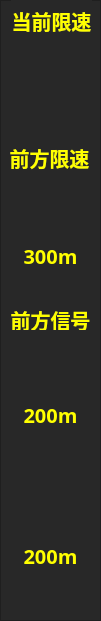
   <widget class="QFrame" name="frame_2">
    <property name="geometry">
     <rect>
      <x>480</x>
      <y>80</y>
      <width>101</width>
      <height>621</height>
     </rect>
    </property>
    <property name="styleSheet">
     <string notr="true">background-color: rgb(40,40,40);</string>
    </property>
    <property name="frameShape">
     <enum>QFrame::StyledPanel</enum>
    </property>
    <property name="frameShadow">
     <enum>QFrame::Raised</enum>
    </property>
    <widget class="QLabel" name="lbl_nextpsrdis">
     <property name="geometry">
      <rect>
       <x>20</x>
       <y>240</y>
       <width>61</width>
       <height>31</height>
      </rect>
     </property>
     <property name="palette">
      <palette>
       <active>
        <colorrole role="WindowText">
         <brush brushstyle="SolidPattern">
          <color alpha="255">
           <red>255</red>
           <green>255</green>
           <blue>0</blue>
          </color>
         </brush>
        </colorrole>
        <colorrole role="Button">
         <brush brushstyle="SolidPattern">
          <color alpha="255">
           <red>40</red>
           <green>40</green>
           <blue>40</blue>
          </color>
         </brush>
        </colorrole>
        <colorrole role="Text">
         <brush brushstyle="SolidPattern">
          <color alpha="255">
           <red>255</red>
           <green>255</green>
           <blue>0</blue>
          </color>
         </brush>
        </colorrole>
        <colorrole role="ButtonText">
         <brush brushstyle="SolidPattern">
          <color alpha="255">
           <red>255</red>
           <green>255</green>
           <blue>0</blue>
          </color>
         </brush>
        </colorrole>
        <colorrole role="Base">
         <brush brushstyle="SolidPattern">
          <color alpha="255">
           <red>40</red>
           <green>40</green>
           <blue>40</blue>
          </color>
         </brush>
        </colorrole>
        <colorrole role="Window">
         <brush brushstyle="SolidPattern">
          <color alpha="255">
           <red>40</red>
           <green>40</green>
           <blue>40</blue>
          </color>
         </brush>
        </colorrole>
       </active>
       <inactive>
        <colorrole role="WindowText">
         <brush brushstyle="SolidPattern">
          <color alpha="255">
           <red>255</red>
           <green>255</green>
           <blue>0</blue>
          </color>
         </brush>
        </colorrole>
        <colorrole role="Button">
         <brush brushstyle="SolidPattern">
          <color alpha="255">
           <red>40</red>
           <green>40</green>
           <blue>40</blue>
          </color>
         </brush>
        </colorrole>
        <colorrole role="Text">
         <brush brushstyle="SolidPattern">
          <color alpha="255">
           <red>255</red>
           <green>255</green>
           <blue>0</blue>
          </color>
         </brush>
        </colorrole>
        <colorrole role="ButtonText">
         <brush brushstyle="SolidPattern">
          <color alpha="255">
           <red>255</red>
           <green>255</green>
           <blue>0</blue>
          </color>
         </brush>
        </colorrole>
        <colorrole role="Base">
         <brush brushstyle="SolidPattern">
          <color alpha="255">
           <red>40</red>
           <green>40</green>
           <blue>40</blue>
          </color>
         </brush>
        </colorrole>
        <colorrole role="Window">
         <brush brushstyle="SolidPattern">
          <color alpha="255">
           <red>40</red>
           <green>40</green>
           <blue>40</blue>
          </color>
         </brush>
        </colorrole>
       </inactive>
       <disabled>
        <colorrole role="WindowText">
         <brush brushstyle="SolidPattern">
          <color alpha="255">
           <red>255</red>
           <green>255</green>
           <blue>0</blue>
          </color>
         </brush>
        </colorrole>
        <colorrole role="Button">
         <brush brushstyle="SolidPattern">
          <color alpha="255">
           <red>40</red>
           <green>40</green>
           <blue>40</blue>
          </color>
         </brush>
        </colorrole>
        <colorrole role="Text">
         <brush brushstyle="SolidPattern">
          <color alpha="255">
           <red>255</red>
           <green>255</green>
           <blue>0</blue>
          </color>
         </brush>
        </colorrole>
        <colorrole role="ButtonText">
         <brush brushstyle="SolidPattern">
          <color alpha="255">
           <red>255</red>
           <green>255</green>
           <blue>0</blue>
          </color>
         </brush>
        </colorrole>
        <colorrole role="Base">
         <brush brushstyle="SolidPattern">
          <color alpha="255">
           <red>40</red>
           <green>40</green>
           <blue>40</blue>
          </color>
         </brush>
        </colorrole>
        <colorrole role="Window">
         <brush brushstyle="SolidPattern">
          <color alpha="255">
           <red>40</red>
           <green>40</green>
           <blue>40</blue>
          </color>
         </brush>
        </colorrole>
       </disabled>
      </palette>
     </property>
     <property name="font">
      <font>
       <family>微软雅黑</family>
       <pointsize>15</pointsize>
       <weight>75</weight>
       <bold>true</bold>
       <underline>false</underline>
      </font>
     </property>
     <property name="styleSheet">
      <string notr="true">color: rgb(255, 255, 0);</string>
     </property>
     <property name="text">
      <string>300m</string>
     </property>
     <property name="textFormat">
      <enum>Qt::AutoText</enum>
     </property>
     <property name="scaledContents">
      <bool>true</bool>
     </property>
     <property name="alignment">
      <set>Qt::AlignCenter</set>
     </property>
     <property name="wordWrap">
      <bool>true</bool>
     </property>
    </widget>
    <widget class="QLabel" name="lbl_nextpsrname">
     <property name="geometry">
      <rect>
       <x>9</x>
       <y>137</y>
       <width>81</width>
       <height>41</height>
      </rect>
     </property>
     <property name="palette">
      <palette>
       <active>
        <colorrole role="WindowText">
         <brush brushstyle="SolidPattern">
          <color alpha="255">
           <red>255</red>
           <green>255</green>
           <blue>0</blue>
          </color>
         </brush>
        </colorrole>
        <colorrole role="Button">
         <brush brushstyle="SolidPattern">
          <color alpha="255">
           <red>40</red>
           <green>40</green>
           <blue>40</blue>
          </color>
         </brush>
        </colorrole>
        <colorrole role="Text">
         <brush brushstyle="SolidPattern">
          <color alpha="255">
           <red>255</red>
           <green>255</green>
           <blue>0</blue>
          </color>
         </brush>
        </colorrole>
        <colorrole role="ButtonText">
         <brush brushstyle="SolidPattern">
          <color alpha="255">
           <red>255</red>
           <green>255</green>
           <blue>0</blue>
          </color>
         </brush>
        </colorrole>
        <colorrole role="Base">
         <brush brushstyle="SolidPattern">
          <color alpha="255">
           <red>40</red>
           <green>40</green>
           <blue>40</blue>
          </color>
         </brush>
        </colorrole>
        <colorrole role="Window">
         <brush brushstyle="SolidPattern">
          <color alpha="255">
           <red>40</red>
           <green>40</green>
           <blue>40</blue>
          </color>
         </brush>
        </colorrole>
       </active>
       <inactive>
        <colorrole role="WindowText">
         <brush brushstyle="SolidPattern">
          <color alpha="255">
           <red>255</red>
           <green>255</green>
           <blue>0</blue>
          </color>
         </brush>
        </colorrole>
        <colorrole role="Button">
         <brush brushstyle="SolidPattern">
          <color alpha="255">
           <red>40</red>
           <green>40</green>
           <blue>40</blue>
          </color>
         </brush>
        </colorrole>
        <colorrole role="Text">
         <brush brushstyle="SolidPattern">
          <color alpha="255">
           <red>255</red>
           <green>255</green>
           <blue>0</blue>
          </color>
         </brush>
        </colorrole>
        <colorrole role="ButtonText">
         <brush brushstyle="SolidPattern">
          <color alpha="255">
           <red>255</red>
           <green>255</green>
           <blue>0</blue>
          </color>
         </brush>
        </colorrole>
        <colorrole role="Base">
         <brush brushstyle="SolidPattern">
          <color alpha="255">
           <red>40</red>
           <green>40</green>
           <blue>40</blue>
          </color>
         </brush>
        </colorrole>
        <colorrole role="Window">
         <brush brushstyle="SolidPattern">
          <color alpha="255">
           <red>40</red>
           <green>40</green>
           <blue>40</blue>
          </color>
         </brush>
        </colorrole>
       </inactive>
       <disabled>
        <colorrole role="WindowText">
         <brush brushstyle="SolidPattern">
          <color alpha="255">
           <red>255</red>
           <green>255</green>
           <blue>0</blue>
          </color>
         </brush>
        </colorrole>
        <colorrole role="Button">
         <brush brushstyle="SolidPattern">
          <color alpha="255">
           <red>40</red>
           <green>40</green>
           <blue>40</blue>
          </color>
         </brush>
        </colorrole>
        <colorrole role="Text">
         <brush brushstyle="SolidPattern">
          <color alpha="255">
           <red>255</red>
           <green>255</green>
           <blue>0</blue>
          </color>
         </brush>
        </colorrole>
        <colorrole role="ButtonText">
         <brush brushstyle="SolidPattern">
          <color alpha="255">
           <red>255</red>
           <green>255</green>
           <blue>0</blue>
          </color>
         </brush>
        </colorrole>
        <colorrole role="Base">
         <brush brushstyle="SolidPattern">
          <color alpha="255">
           <red>40</red>
           <green>40</green>
           <blue>40</blue>
          </color>
         </brush>
        </colorrole>
        <colorrole role="Window">
         <brush brushstyle="SolidPattern">
          <color alpha="255">
           <red>40</red>
           <green>40</green>
           <blue>40</blue>
          </color>
         </brush>
        </colorrole>
       </disabled>
      </palette>
     </property>
     <property name="font">
      <font>
       <family>微软雅黑</family>
       <pointsize>15</pointsize>
       <weight>75</weight>
       <bold>true</bold>
       <underline>false</underline>
      </font>
     </property>
     <property name="styleSheet">
      <string notr="true">color: rgb(255, 255, 0);</string>
     </property>
     <property name="text">
      <string>前方限速</string>
     </property>
     <property name="textFormat">
      <enum>Qt::AutoText</enum>
     </property>
     <property name="scaledContents">
      <bool>true</bool>
     </property>
     <property name="alignment">
      <set>Qt::AlignCenter</set>
     </property>
     <property name="wordWrap">
      <bool>true</bool>
     </property>
    </widget>
    <widget class="QLabel" name="lbl_servicemode_5">
     <property name="geometry">
      <rect>
       <x>11</x>
       <y>0</y>
       <width>81</width>
       <height>41</height>
      </rect>
     </property>
     <property name="palette">
      <palette>
       <active>
        <colorrole role="WindowText">
         <brush brushstyle="SolidPattern">
          <color alpha="255">
           <red>255</red>
           <green>255</green>
           <blue>0</blue>
          </color>
         </brush>
        </colorrole>
        <colorrole role="Button">
         <brush brushstyle="SolidPattern">
          <color alpha="255">
           <red>40</red>
           <green>40</green>
           <blue>40</blue>
          </color>
         </brush>
        </colorrole>
        <colorrole role="Text">
         <brush brushstyle="SolidPattern">
          <color alpha="255">
           <red>255</red>
           <green>255</green>
           <blue>0</blue>
          </color>
         </brush>
        </colorrole>
        <colorrole role="ButtonText">
         <brush brushstyle="SolidPattern">
          <color alpha="255">
           <red>255</red>
           <green>255</green>
           <blue>0</blue>
          </color>
         </brush>
        </colorrole>
        <colorrole role="Base">
         <brush brushstyle="SolidPattern">
          <color alpha="255">
           <red>40</red>
           <green>40</green>
           <blue>40</blue>
          </color>
         </brush>
        </colorrole>
        <colorrole role="Window">
         <brush brushstyle="SolidPattern">
          <color alpha="255">
           <red>40</red>
           <green>40</green>
           <blue>40</blue>
          </color>
         </brush>
        </colorrole>
       </active>
       <inactive>
        <colorrole role="WindowText">
         <brush brushstyle="SolidPattern">
          <color alpha="255">
           <red>255</red>
           <green>255</green>
           <blue>0</blue>
          </color>
         </brush>
        </colorrole>
        <colorrole role="Button">
         <brush brushstyle="SolidPattern">
          <color alpha="255">
           <red>40</red>
           <green>40</green>
           <blue>40</blue>
          </color>
         </brush>
        </colorrole>
        <colorrole role="Text">
         <brush brushstyle="SolidPattern">
          <color alpha="255">
           <red>255</red>
           <green>255</green>
           <blue>0</blue>
          </color>
         </brush>
        </colorrole>
        <colorrole role="ButtonText">
         <brush brushstyle="SolidPattern">
          <color alpha="255">
           <red>255</red>
           <green>255</green>
           <blue>0</blue>
          </color>
         </brush>
        </colorrole>
        <colorrole role="Base">
         <brush brushstyle="SolidPattern">
          <color alpha="255">
           <red>40</red>
           <green>40</green>
           <blue>40</blue>
          </color>
         </brush>
        </colorrole>
        <colorrole role="Window">
         <brush brushstyle="SolidPattern">
          <color alpha="255">
           <red>40</red>
           <green>40</green>
           <blue>40</blue>
          </color>
         </brush>
        </colorrole>
       </inactive>
       <disabled>
        <colorrole role="WindowText">
         <brush brushstyle="SolidPattern">
          <color alpha="255">
           <red>255</red>
           <green>255</green>
           <blue>0</blue>
          </color>
         </brush>
        </colorrole>
        <colorrole role="Button">
         <brush brushstyle="SolidPattern">
          <color alpha="255">
           <red>40</red>
           <green>40</green>
           <blue>40</blue>
          </color>
         </brush>
        </colorrole>
        <colorrole role="Text">
         <brush brushstyle="SolidPattern">
          <color alpha="255">
           <red>255</red>
           <green>255</green>
           <blue>0</blue>
          </color>
         </brush>
        </colorrole>
        <colorrole role="ButtonText">
         <brush brushstyle="SolidPattern">
          <color alpha="255">
           <red>255</red>
           <green>255</green>
           <blue>0</blue>
          </color>
         </brush>
        </colorrole>
        <colorrole role="Base">
         <brush brushstyle="SolidPattern">
          <color alpha="255">
           <red>40</red>
           <green>40</green>
           <blue>40</blue>
          </color>
         </brush>
        </colorrole>
        <colorrole role="Window">
         <brush brushstyle="SolidPattern">
          <color alpha="255">
           <red>40</red>
           <green>40</green>
           <blue>40</blue>
          </color>
         </brush>
        </colorrole>
       </disabled>
      </palette>
     </property>
     <property name="font">
      <font>
       <family>微软雅黑</family>
       <pointsize>15</pointsize>
       <weight>75</weight>
       <bold>true</bold>
       <underline>false</underline>
      </font>
     </property>
     <property name="styleSheet">
      <string notr="true">color: rgb(255, 255, 0);</string>
     </property>
     <property name="text">
      <string>当前限速</string>
     </property>
     <property name="textFormat">
      <enum>Qt::AutoText</enum>
     </property>
     <property name="scaledContents">
      <bool>true</bool>
     </property>
     <property name="alignment">
      <set>Qt::AlignCenter</set>
     </property>
     <property name="wordWrap">
      <bool>true</bool>
     </property>
    </widget>
    <widget class="QLabel" name="lbl_RRdistance">
     <property name="geometry">
      <rect>
       <x>20</x>
       <y>540</y>
       <width>61</width>
       <height>31</height>
      </rect>
     </property>
     <property name="palette">
      <palette>
       <active>
        <colorrole role="WindowText">
         <brush brushstyle="SolidPattern">
          <color alpha="255">
           <red>255</red>
           <green>255</green>
           <blue>0</blue>
          </color>
         </brush>
        </colorrole>
        <colorrole role="Button">
         <brush brushstyle="SolidPattern">
          <color alpha="255">
           <red>64</red>
           <green>64</green>
           <blue>64</blue>
          </color>
         </brush>
        </colorrole>
        <colorrole role="Text">
         <brush brushstyle="SolidPattern">
          <color alpha="255">
           <red>255</red>
           <green>255</green>
           <blue>0</blue>
          </color>
         </brush>
        </colorrole>
        <colorrole role="ButtonText">
         <brush brushstyle="SolidPattern">
          <color alpha="255">
           <red>255</red>
           <green>255</green>
           <blue>0</blue>
          </color>
         </brush>
        </colorrole>
        <colorrole role="Base">
         <brush brushstyle="SolidPattern">
          <color alpha="255">
           <red>64</red>
           <green>64</green>
           <blue>64</blue>
          </color>
         </brush>
        </colorrole>
        <colorrole role="Window">
         <brush brushstyle="SolidPattern">
          <color alpha="255">
           <red>64</red>
           <green>64</green>
           <blue>64</blue>
          </color>
         </brush>
        </colorrole>
       </active>
       <inactive>
        <colorrole role="WindowText">
         <brush brushstyle="SolidPattern">
          <color alpha="255">
           <red>255</red>
           <green>255</green>
           <blue>0</blue>
          </color>
         </brush>
        </colorrole>
        <colorrole role="Button">
         <brush brushstyle="SolidPattern">
          <color alpha="255">
           <red>64</red>
           <green>64</green>
           <blue>64</blue>
          </color>
         </brush>
        </colorrole>
        <colorrole role="Text">
         <brush brushstyle="SolidPattern">
          <color alpha="255">
           <red>255</red>
           <green>255</green>
           <blue>0</blue>
          </color>
         </brush>
        </colorrole>
        <colorrole role="ButtonText">
         <brush brushstyle="SolidPattern">
          <color alpha="255">
           <red>255</red>
           <green>255</green>
           <blue>0</blue>
          </color>
         </brush>
        </colorrole>
        <colorrole role="Base">
         <brush brushstyle="SolidPattern">
          <color alpha="255">
           <red>64</red>
           <green>64</green>
           <blue>64</blue>
          </color>
         </brush>
        </colorrole>
        <colorrole role="Window">
         <brush brushstyle="SolidPattern">
          <color alpha="255">
           <red>64</red>
           <green>64</green>
           <blue>64</blue>
          </color>
         </brush>
        </colorrole>
       </inactive>
       <disabled>
        <colorrole role="WindowText">
         <brush brushstyle="SolidPattern">
          <color alpha="255">
           <red>255</red>
           <green>255</green>
           <blue>0</blue>
          </color>
         </brush>
        </colorrole>
        <colorrole role="Button">
         <brush brushstyle="SolidPattern">
          <color alpha="255">
           <red>64</red>
           <green>64</green>
           <blue>64</blue>
          </color>
         </brush>
        </colorrole>
        <colorrole role="Text">
         <brush brushstyle="SolidPattern">
          <color alpha="255">
           <red>255</red>
           <green>255</green>
           <blue>0</blue>
          </color>
         </brush>
        </colorrole>
        <colorrole role="ButtonText">
         <brush brushstyle="SolidPattern">
          <color alpha="255">
           <red>255</red>
           <green>255</green>
           <blue>0</blue>
          </color>
         </brush>
        </colorrole>
        <colorrole role="Base">
         <brush brushstyle="SolidPattern">
          <color alpha="255">
           <red>64</red>
           <green>64</green>
           <blue>64</blue>
          </color>
         </brush>
        </colorrole>
        <colorrole role="Window">
         <brush brushstyle="SolidPattern">
          <color alpha="255">
           <red>64</red>
           <green>64</green>
           <blue>64</blue>
          </color>
         </brush>
        </colorrole>
       </disabled>
      </palette>
     </property>
     <property name="font">
      <font>
       <family>微软雅黑</family>
       <pointsize>15</pointsize>
       <weight>75</weight>
       <bold>true</bold>
       <underline>false</underline>
      </font>
     </property>
     <property name="styleSheet">
      <string notr="true">
background-color: rgb(255, 255, 255，0);</string>
     </property>
     <property name="text">
      <string>200m</string>
     </property>
     <property name="textFormat">
      <enum>Qt::AutoText</enum>
     </property>
     <property name="scaledContents">
      <bool>true</bool>
     </property>
     <property name="alignment">
      <set>Qt::AlignCenter</set>
     </property>
     <property name="wordWrap">
      <bool>true</bool>
     </property>
    </widget>
    <widget class="QLabel" name="lbl_signaldistance">
     <property name="geometry">
      <rect>
       <x>20</x>
       <y>397</y>
       <width>61</width>
       <height>36</height>
      </rect>
     </property>
     <property name="palette">
      <palette>
       <active>
        <colorrole role="WindowText">
         <brush brushstyle="SolidPattern">
          <color alpha="255">
           <red>255</red>
           <green>255</green>
           <blue>0</blue>
          </color>
         </brush>
        </colorrole>
        <colorrole role="Button">
         <brush brushstyle="SolidPattern">
          <color alpha="255">
           <red>64</red>
           <green>64</green>
           <blue>64</blue>
          </color>
         </brush>
        </colorrole>
        <colorrole role="Text">
         <brush brushstyle="SolidPattern">
          <color alpha="255">
           <red>255</red>
           <green>255</green>
           <blue>0</blue>
          </color>
         </brush>
        </colorrole>
        <colorrole role="ButtonText">
         <brush brushstyle="SolidPattern">
          <color alpha="255">
           <red>255</red>
           <green>255</green>
           <blue>0</blue>
          </color>
         </brush>
        </colorrole>
        <colorrole role="Base">
         <brush brushstyle="SolidPattern">
          <color alpha="255">
           <red>64</red>
           <green>64</green>
           <blue>64</blue>
          </color>
         </brush>
        </colorrole>
        <colorrole role="Window">
         <brush brushstyle="SolidPattern">
          <color alpha="255">
           <red>64</red>
           <green>64</green>
           <blue>64</blue>
          </color>
         </brush>
        </colorrole>
       </active>
       <inactive>
        <colorrole role="WindowText">
         <brush brushstyle="SolidPattern">
          <color alpha="255">
           <red>255</red>
           <green>255</green>
           <blue>0</blue>
          </color>
         </brush>
        </colorrole>
        <colorrole role="Button">
         <brush brushstyle="SolidPattern">
          <color alpha="255">
           <red>64</red>
           <green>64</green>
           <blue>64</blue>
          </color>
         </brush>
        </colorrole>
        <colorrole role="Text">
         <brush brushstyle="SolidPattern">
          <color alpha="255">
           <red>255</red>
           <green>255</green>
           <blue>0</blue>
          </color>
         </brush>
        </colorrole>
        <colorrole role="ButtonText">
         <brush brushstyle="SolidPattern">
          <color alpha="255">
           <red>255</red>
           <green>255</green>
           <blue>0</blue>
          </color>
         </brush>
        </colorrole>
        <colorrole role="Base">
         <brush brushstyle="SolidPattern">
          <color alpha="255">
           <red>64</red>
           <green>64</green>
           <blue>64</blue>
          </color>
         </brush>
        </colorrole>
        <colorrole role="Window">
         <brush brushstyle="SolidPattern">
          <color alpha="255">
           <red>64</red>
           <green>64</green>
           <blue>64</blue>
          </color>
         </brush>
        </colorrole>
       </inactive>
       <disabled>
        <colorrole role="WindowText">
         <brush brushstyle="SolidPattern">
          <color alpha="255">
           <red>255</red>
           <green>255</green>
           <blue>0</blue>
          </color>
         </brush>
        </colorrole>
        <colorrole role="Button">
         <brush brushstyle="SolidPattern">
          <color alpha="255">
           <red>64</red>
           <green>64</green>
           <blue>64</blue>
          </color>
         </brush>
        </colorrole>
        <colorrole role="Text">
         <brush brushstyle="SolidPattern">
          <color alpha="255">
           <red>255</red>
           <green>255</green>
           <blue>0</blue>
          </color>
         </brush>
        </colorrole>
        <colorrole role="ButtonText">
         <brush brushstyle="SolidPattern">
          <color alpha="255">
           <red>255</red>
           <green>255</green>
           <blue>0</blue>
          </color>
         </brush>
        </colorrole>
        <colorrole role="Base">
         <brush brushstyle="SolidPattern">
          <color alpha="255">
           <red>64</red>
           <green>64</green>
           <blue>64</blue>
          </color>
         </brush>
        </colorrole>
        <colorrole role="Window">
         <brush brushstyle="SolidPattern">
          <color alpha="255">
           <red>64</red>
           <green>64</green>
           <blue>64</blue>
          </color>
         </brush>
        </colorrole>
       </disabled>
      </palette>
     </property>
     <property name="font">
      <font>
       <family>微软雅黑</family>
       <pointsize>15</pointsize>
       <weight>75</weight>
       <bold>true</bold>
       <underline>false</underline>
      </font>
     </property>
     <property name="styleSheet">
      <string notr="true">
background-color: rgb(255, 255, 255，0);</string>
     </property>
     <property name="text">
      <string>200m</string>
     </property>
     <property name="textFormat">
      <enum>Qt::AutoText</enum>
     </property>
     <property name="scaledContents">
      <bool>true</bool>
     </property>
     <property name="alignment">
      <set>Qt::AlignCenter</set>
     </property>
     <property name="wordWrap">
      <bool>true</bool>
     </property>
    </widget>
    <widget class="QLabel" name="pic_signalstatus">
     <property name="geometry">
      <rect>
       <x>20</x>
       <y>335</y>
       <width>64</width>
       <height>64</height>
      </rect>
     </property>
     <property name="text">
      <string/>
     </property>
     <property name="pixmap">
      <pixmap>res/Signal_Right.png</pixmap>
     </property>
     <property name="scaledContents">
      <bool>true</bool>
     </property>
     <property name="wordWrap">
      <bool>false</bool>
     </property>
    </widget>
    <widget class="QLabel" name="pic_RRstatus">
     <property name="geometry">
      <rect>
       <x>20</x>
       <y>473</y>
       <width>64</width>
       <height>64</height>
      </rect>
     </property>
     <property name="text">
      <string/>
     </property>
     <property name="pixmap">
      <pixmap>res/RR_Status.png</pixmap>
     </property>
     <property name="scaledContents">
      <bool>true</bool>
     </property>
     <property name="wordWrap">
      <bool>false</bool>
     </property>
    </widget>
    <widget class="QLabel" name="lbl_servicemode_9">
     <property name="geometry">
      <rect>
       <x>10</x>
       <y>309</y>
       <width>81</width>
       <height>21</height>
      </rect>
     </property>
     <property name="palette">
      <palette>
       <active>
        <colorrole role="WindowText">
         <brush brushstyle="SolidPattern">
          <color alpha="255">
           <red>255</red>
           <green>255</green>
           <blue>0</blue>
          </color>
         </brush>
        </colorrole>
        <colorrole role="Button">
         <brush brushstyle="SolidPattern">
          <color alpha="255">
           <red>40</red>
           <green>40</green>
           <blue>40</blue>
          </color>
         </brush>
        </colorrole>
        <colorrole role="Text">
         <brush brushstyle="SolidPattern">
          <color alpha="255">
           <red>255</red>
           <green>255</green>
           <blue>0</blue>
          </color>
         </brush>
        </colorrole>
        <colorrole role="ButtonText">
         <brush brushstyle="SolidPattern">
          <color alpha="255">
           <red>255</red>
           <green>255</green>
           <blue>0</blue>
          </color>
         </brush>
        </colorrole>
        <colorrole role="Base">
         <brush brushstyle="SolidPattern">
          <color alpha="255">
           <red>40</red>
           <green>40</green>
           <blue>40</blue>
          </color>
         </brush>
        </colorrole>
        <colorrole role="Window">
         <brush brushstyle="SolidPattern">
          <color alpha="255">
           <red>40</red>
           <green>40</green>
           <blue>40</blue>
          </color>
         </brush>
        </colorrole>
       </active>
       <inactive>
        <colorrole role="WindowText">
         <brush brushstyle="SolidPattern">
          <color alpha="255">
           <red>255</red>
           <green>255</green>
           <blue>0</blue>
          </color>
         </brush>
        </colorrole>
        <colorrole role="Button">
         <brush brushstyle="SolidPattern">
          <color alpha="255">
           <red>40</red>
           <green>40</green>
           <blue>40</blue>
          </color>
         </brush>
        </colorrole>
        <colorrole role="Text">
         <brush brushstyle="SolidPattern">
          <color alpha="255">
           <red>255</red>
           <green>255</green>
           <blue>0</blue>
          </color>
         </brush>
        </colorrole>
        <colorrole role="ButtonText">
         <brush brushstyle="SolidPattern">
          <color alpha="255">
           <red>255</red>
           <green>255</green>
           <blue>0</blue>
          </color>
         </brush>
        </colorrole>
        <colorrole role="Base">
         <brush brushstyle="SolidPattern">
          <color alpha="255">
           <red>40</red>
           <green>40</green>
           <blue>40</blue>
          </color>
         </brush>
        </colorrole>
        <colorrole role="Window">
         <brush brushstyle="SolidPattern">
          <color alpha="255">
           <red>40</red>
           <green>40</green>
           <blue>40</blue>
          </color>
         </brush>
        </colorrole>
       </inactive>
       <disabled>
        <colorrole role="WindowText">
         <brush brushstyle="SolidPattern">
          <color alpha="255">
           <red>255</red>
           <green>255</green>
           <blue>0</blue>
          </color>
         </brush>
        </colorrole>
        <colorrole role="Button">
         <brush brushstyle="SolidPattern">
          <color alpha="255">
           <red>40</red>
           <green>40</green>
           <blue>40</blue>
          </color>
         </brush>
        </colorrole>
        <colorrole role="Text">
         <brush brushstyle="SolidPattern">
          <color alpha="255">
           <red>255</red>
           <green>255</green>
           <blue>0</blue>
          </color>
         </brush>
        </colorrole>
        <colorrole role="ButtonText">
         <brush brushstyle="SolidPattern">
          <color alpha="255">
           <red>255</red>
           <green>255</green>
           <blue>0</blue>
          </color>
         </brush>
        </colorrole>
        <colorrole role="Base">
         <brush brushstyle="SolidPattern">
          <color alpha="255">
           <red>40</red>
           <green>40</green>
           <blue>40</blue>
          </color>
         </brush>
        </colorrole>
        <colorrole role="Window">
         <brush brushstyle="SolidPattern">
          <color alpha="255">
           <red>40</red>
           <green>40</green>
           <blue>40</blue>
          </color>
         </brush>
        </colorrole>
       </disabled>
      </palette>
     </property>
     <property name="font">
      <font>
       <family>微软雅黑</family>
       <pointsize>15</pointsize>
       <weight>75</weight>
       <bold>true</bold>
       <underline>false</underline>
      </font>
     </property>
     <property name="styleSheet">
      <string notr="true">color: rgb(255, 255, 0);</string>
     </property>
     <property name="text">
      <string>前方信号</string>
     </property>
     <property name="textFormat">
      <enum>Qt::AutoText</enum>
     </property>
     <property name="scaledContents">
      <bool>true</bool>
     </property>
     <property name="alignment">
      <set>Qt::AlignCenter</set>
     </property>
     <property name="wordWrap">
      <bool>true</bool>
     </property>
    </widget>
    <widget class="QWidget" name="widget_currentpsr" native="true">
     <property name="geometry">
      <rect>
       <x>10</x>
       <y>45</y>
       <width>80</width>
       <height>80</height>
      </rect>
     </property>
     <property name="autoFillBackground">
      <bool>false</bool>
     </property>
    </widget>
    <widget class="QWidget" name="widget_nextpsr" native="true">
     <property name="geometry">
      <rect>
       <x>17</x>
       <y>174</y>
       <width>64</width>
       <height>64</height>
      </rect>
     </property>
     <property name="autoFillBackground">
      <bool>false</bool>
     </property>
    </widget>
   </widget>
